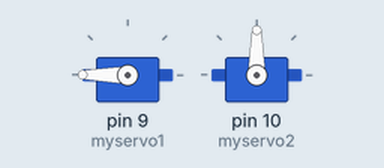
The sketch below on a simulated Arduino Uno, built with avr-gcc and run on an emulated ATmega328P. Shown: 2 × servo.

Above: at 0.05 s.
At 2.0 s:
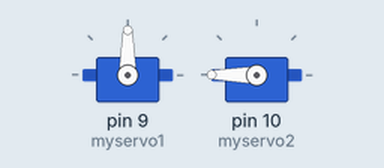
At 3.95 s:
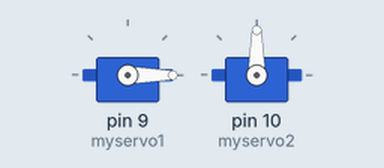
At 7.8 s:
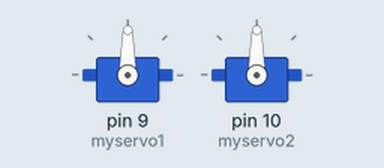
Timing chart, 0 to 10.1 s (numbered marks = the images above):
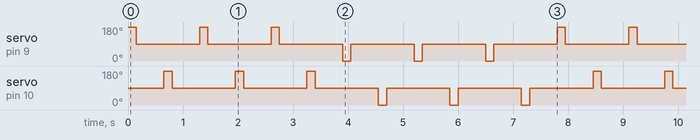

Measured:
- by itself, servo on pin 9 (myservo1): repeats every 7.8 s: 2 × (180° 0.15 s, 90° 1.2 s), 3 × (0° 0.15 s, 90° 1.2 s), 180° 0.15 s, 90° 1.2 s
- by itself, servo on pin 10 (myservo2): repeats every 7.8 s: 2 × (90° 1.2 s, 180° 0.15 s), 3 × (90° 1.2 s, 0° 0.15 s), 90° 1.2 s, 180° 0.15 s

The sketch:

motors.ino
```cpp
#include <Servo.h>

Servo myservo1;  // forward/back
Servo myservo2;  // rotate left/right

int neg = 0;
int pos = 180;
int noChange = 90;
int smallAdjust = 150;

void setup()
{
  myservo1.attach(9); // attached to pin 9
  myservo2.attach(10); // attached to pin 8
}

void loop()
{
  for (int i = 0; i < 3; i++)
  {
    myservo1.write(pos);
    delay(smallAdjust);
    myservo1.write(noChange);
    delay(500);

    myservo2.write(pos);
    delay(smallAdjust);
    myservo2.write(noChange);
    delay(500);
  }

    for (int i = 0; i < 3; i++)
  {
    myservo1.write(neg);
    delay(smallAdjust);
    myservo1.write(noChange);
    delay(500);

    myservo2.write(neg);
    delay(smallAdjust);
    myservo2.write(noChange);
    delay(500);
  }
}
```
